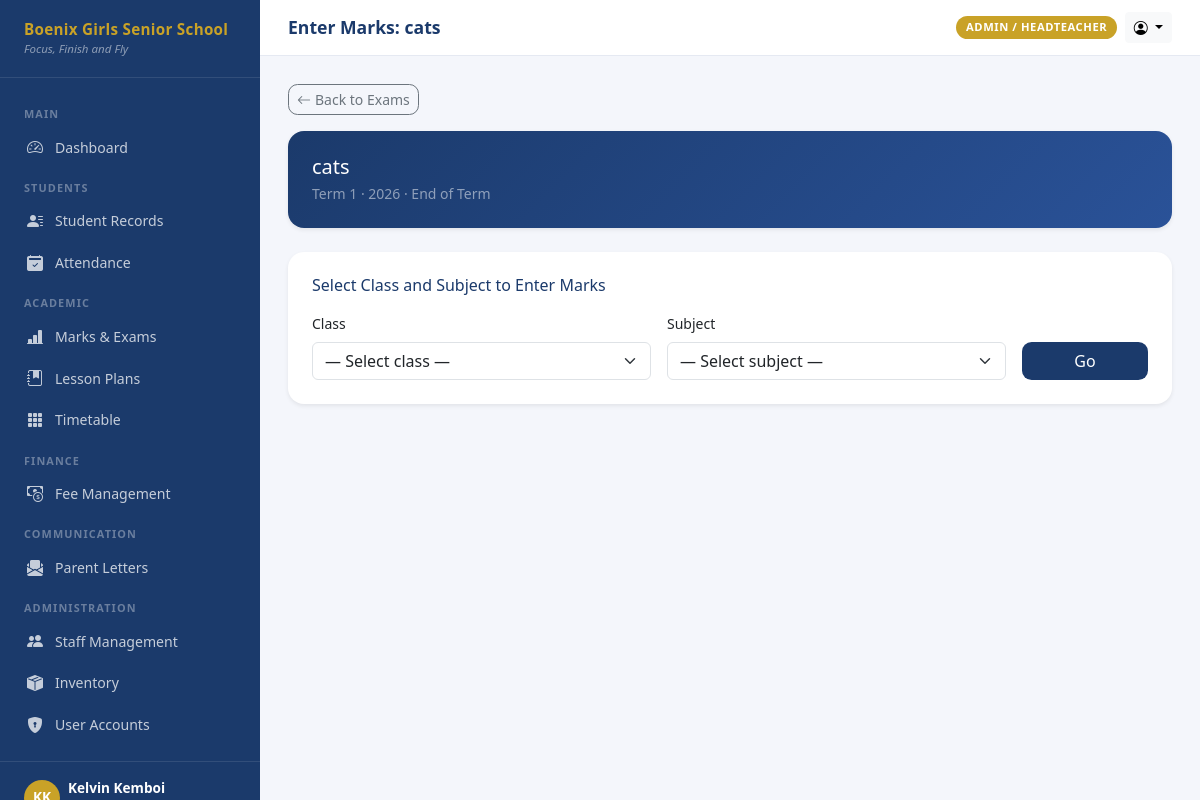
The app's page /exams/1/enter/ (signed in) with its own data.
### accounts/models.py (models this page shows, shortened)
class User(AbstractUser):
    ROLE_ADMIN = 'admin'
    ROLE_CLASS_TEACHER = 'class_teacher'
    ROLE_SUBJECT_TEACHER = 'subject_teacher'
    ROLE_PARENT = 'parent'
    ROLE_BURSAR = 'bursar'
    ROLE_AUDITOR = 'auditor'
    ROLE_CHOICES = [
        (ROLE_ADMIN, 'Admin / Headteacher'),
        (ROLE_CLASS_TEACHER, 'Class Teacher'),
        (ROLE_SUBJECT_TEACHER, 'Subject Teacher'),
        (ROLE_PARENT, 'Parent (View Only)'),
        (ROLE_BURSAR, 'Bursar / Accounts'),
        (ROLE_AUDITOR, 'Auditor'),
    ]
    role = models.CharField(
        max_length=20,
        choices=ROLE_CHOICES,
        default=ROLE_SUBJECT_TEACHER,
    )
    phone = models.CharField(max_length=20, blank=True)
    profile_photo = models.ImageField(upload_to='profiles/', blank=True, null=True)
    is_active = models.BooleanField(default=True)
    class_assigned = models.CharField(max_length=20, blank=True, help_text='e.g. Form 4A')
    class Meta:
        verbose_name = 'User'
        verbose_name_plural = 'Users'
        ordering = ['last_name', 'first_name']
    @property
    def is_admin(self):
        return self.role == self.ROLE_ADMIN or self.is_superuser
    @property
    def can_view_fees(self):
        return self.role in (self.ROLE_ADMIN, self.ROLE_BURSAR, self.ROLE_AUDITOR, self.ROLE_PARENT)
    @property
    def can_enter_marks(self):
        return self.role in (self.ROLE_ADMIN, self.ROLE_CLASS_TEACHER, self.ROLE_SUBJECT_TEACHER)

### exams/models.py (models this page shows, shortened)
class Exam(models.Model):
    TERM_1 = 1
    TERM_2 = 2
    TERM_3 = 3
    TERM_CHOICES = [(1, 'Term 1'), (2, 'Term 2'), (3, 'Term 3')]
    TYPE_OPENER = 'opener'
    TYPE_MID = 'mid'
    TYPE_END = 'end'
    TYPE_MOCK = 'mock'
    TYPE_INTERNAL = 'internal'
    TYPE_CHOICES = [
        (TYPE_OPENER, 'Opener'),
        (TYPE_MID, 'Mid-Term'),
        (TYPE_END, 'End of Term'),
        (TYPE_MOCK, 'Mock / Trial'),
        (TYPE_INTERNAL, 'Internal Assessment'),
    ]
    name = models.CharField(max_length=100)
    exam_type = models.CharField(max_length=20, choices=TYPE_CHOICES, default=TYPE_END)
    term = models.PositiveSmallIntegerField(choices=TERM_CHOICES)
    year = models.PositiveSmallIntegerField()
    streams = models.ManyToManyField(Stream, related_name='exams', blank=True)
    date_start = models.DateField(null=True, blank=True)
    date_end = models.DateField(null=True, blank=True)
    is_published = models.BooleanField(default=False, help_text='Visible to parents when published')
    created_by = models.ForeignKey(
        'accounts.User', on_delete=models.SET_NULL, null=True, related_name='exams_created'
    )
    created_at = models.DateTimeField(auto_now_add=True)
    class Meta:
        ordering = ['-year', '-term', 'name']

### exams/views.py (the view, shortened to what this page needs)
# urls.py: path('<int:exam_pk>/enter/', views.mark_entry_select, name='mark_entry_select'),
@login_required
@teacher_required
def mark_entry_select(request, exam_pk):
    exam = get_object_or_404(Exam, pk=exam_pk)
    if request.user.is_admin:
        sections = ClassSection.objects.filter(
            stream__in=exam.streams.all()
        ).select_related('stream')
        subjects = Subject.objects.all()
    context = {'exam': exam, 'sections': sections, 'subjects': subjects}
    return render(request, 'exams/mark_entry_select.html', context)

### boenix_sms/context_processors.py (called while the page is built)
def school_info(request):
    return {
        'SCHOOL_NAME': settings.SCHOOL_NAME,
        'SCHOOL_SHORT': settings.SCHOOL_SHORT,
        'SCHOOL_MOTTO': settings.SCHOOL_MOTTO,
    }

### students/models.py (called while the page is built)
    def __str__(self):
        return f'{self.stream.name}{self.section}'

### templates/exams/mark_entry_select.html (shortened to what this page needs)
{% extends 'base.html' %}
{% block page_title %}Enter Marks: {{ exam.name }}{% endblock %}
{% block content %}
<div class="mb-3">
  <a href="{% url 'exams:list' %}" class="btn btn-sm btn-outline-secondary" style="border-radius:0.6rem;">
    <i class="bi bi-arrow-left me-1"></i>Back to Exams
  </a>
</div>
<div class="card border-0 shadow-sm p-4 mb-4" style="border-radius:1rem;background:linear-gradient(135deg,#1B3A6B,#2A5298);">
  <h5 class="text-white fw-700 mb-1">{{ exam.name }}</h5>
  <div class="text-white-50 small">{{ exam.get_term_display }} · {{ exam.year }} · {{ exam.get_exam_type_display }}</div>
</div>
<div class="card border-0 shadow-sm p-4" style="border-radius:1rem;">
  <h6 class="fw-700 mb-3" style="color:#1B3A6B;">Select Class and Subject to Enter Marks</h6>
  <form method="get" action="">
    <div class="row g-3 align-items-end">
      <div class="col-md-5">
        <label class="form-label small fw-600">Class</label>
        <select name="section" class="form-select" required>
          <option value="">— Select class —</option>
        </select>
      </div>
      <div class="col-md-5">
        <label class="form-label small fw-600">Subject</label>
        <select name="subject" class="form-select" required>
          <option value="">— Select subject —</option>
        </select>
      </div>
      <div class="col-md-2">
        <button type="submit" class="btn w-100" style="background:#1B3A6B;color:#fff;border-radius:0.6rem;">Go</button>
      </div>
    </div>
  </form>
</div>
{% endblock %}

### templates/base.html (shortened to what this page needs)
<!DOCTYPE html>
<html lang="en">
<head>
  <link href="https://cdn.jsdelivr.net/npm/bootstrap@5.3.3/dist/css/bootstrap.min.css" rel="stylesheet">
  <link href="https://cdn.jsdelivr.net/npm/bootstrap-icons@1.11.3/font/bootstrap-icons.min.css" rel="stylesheet">
</head>
<body>
<div id="sidebar">
  <div class="sidebar-brand">
    <div class="school-name">{{ SCHOOL_NAME }}</div>
    <div class="school-motto">{{ SCHOOL_MOTTO }}</div>
  </div>
  <nav class="sidebar-nav">
    <div class="nav-section-label">Main</div>
    <a href="{% url 'dashboard:home' %}" class="nav-link {% if request.resolver_match.url_name == 'home' %}active{% endif %}">
      <i class="bi bi-speedometer2"></i> Dashboard
    </a>
    {% if user.is_admin or user.is_class_teacher %}
    <div class="nav-section-label">Students</div>
    <a href="/students/" class="nav-link">
      <i class="bi bi-person-lines-fill"></i> Student Records
    </a>
    <a href="/attendance/" class="nav-link">
      <i class="bi bi-calendar2-check-fill"></i> Attendance
    </a>
    {% endif %}
    {% if user.can_enter_marks %}
    <div class="nav-section-label">Academic</div>
    <a href="/exams/" class="nav-link">
      <i class="bi bi-bar-chart-line-fill"></i> Marks & Exams
    </a>
    <a href="/lessons/" class="nav-link">
      <i class="bi bi-journal-bookmark-fill"></i> Lesson Plans
    </a>
    <a href="/timetable/" class="nav-link">
      <i class="bi bi-grid-3x3-gap-fill"></i> Timetable
    </a>
    {% endif %}
    {% if user.can_view_fees %}
    <div class="nav-section-label">Finance</div>
    <a href="/fees/" class="nav-link">
      <i class="bi bi-cash-coin"></i> Fee Management
    </a>
    {% endif %}
    {% if user.is_admin or user.is_class_teacher %}
    <div class="nav-section-label">Communication</div>
    <a href="/letters/" class="nav-link">
      <i class="bi bi-envelope-paper-fill"></i> Parent Letters
    </a>
    {% endif %}
    {% if user.is_admin %}
    <div class="nav-section-label">Administration</div>
    <a href="/staff/" class="nav-link">
      <i class="bi bi-people-fill"></i> Staff Management
    </a>
    <a href="/inventory/" class="nav-link">
      <i class="bi bi-box-seam-fill"></i> Inventory
    </a>
    <a href="{% url 'accounts:user_list' %}" class="nav-link">
      <i class="bi bi-shield-lock-fill"></i> User Accounts
    </a>
    {% endif %}
  </nav>
  <div class="sidebar-footer">
    <div class="d-flex align-items-center gap-2">
      <div class="rounded-circle bg-gold d-flex align-items-center justify-content-center"
           style="width:36px;height:36px;background:var(--boenix-gold);font-weight:700;color:#fff;font-size:0.85rem;flex-shrink:0;">
      </div>
      <div class="overflow-hidden">
        <div class="user-name text-truncate">{{ user.get_full_name }}</div>
      </div>
    </div>
  </div>
</div>
<div id="main">
  <div class="topbar">
    <div class="d-flex align-items-center gap-3">
      <h1 class="page-title">{% block page_title %}Dashboard{% endblock %}</h1>
    </div>
    <div class="d-flex align-items-center gap-2">
      <span class="role-badge">{{ user.get_role_display }}</span>
      <div class="dropdown">
        <button class="btn btn-sm btn-light dropdown-toggle" data-bs-toggle="dropdown">
          <i class="bi bi-person-circle"></i>
        </button>
      </div>
    </div>
  </div>
  <div class="content-area">
    {% block content %}{% endblock %}
  </div>
</div>
</body>
</html>

### templates/base.html (style rules this page uses)
:root { --boenix-navy: #1B3A6B; --boenix-gold: #C9A227; --boenix-gold-light: #F0D070; --sidebar-width: 260px; }
body { background: #F4F6FB; font-family: 'Segoe UI', sans-serif; }
#sidebar { width: var(--sidebar-width); min-height: 100vh; background: var(--boenix-navy); position: fixed; top: 0; left: 0; display: flex; flex-direction: column; z-index: 100; transition: transform 0.25s ease; }
.sidebar-brand { padding: 1.25rem 1.5rem; border-bottom: 1px solid rgba(255,255,255,0.1); }
.sidebar-brand .school-name { color: var(--boenix-gold); font-size: 0.95rem; font-weight: 700; line-height: 1.3; letter-spacing: 0.02em; }
.sidebar-brand .school-motto { color: rgba(255,255,255,0.5); font-size: 0.72rem; font-style: italic; }
.sidebar-nav { flex: 1; padding: 1rem 0; overflow-y: auto; }
.sidebar-nav .nav-section-label { color: rgba(255,255,255,0.35); font-size: 0.68rem; font-weight: 700; text-transform: uppercase; letter-spacing: 0.1em; padding: 0.75rem 1.5rem 0.25rem; }
.sidebar-nav .nav-link { color: rgba(255,255,255,0.75); padding: 0.55rem 1.5rem; font-size: 0.88rem; display: flex; align-items: center; gap: 0.65rem; border-left: 3px solid transparent; transition: all 0.15s; }
.sidebar-nav .nav-link i { font-size: 1rem; width: 1.1rem; }
.sidebar-footer { padding: 1rem 1.5rem; border-top: 1px solid rgba(255,255,255,0.1); }
.sidebar-footer .user-name { color: #fff; font-size: 0.85rem; font-weight: 600; }
#main { margin-left: var(--sidebar-width); min-height: 100vh; display: flex; flex-direction: column; }
.topbar { background: #fff; padding: 0.75rem 1.75rem; border-bottom: 1px solid #E5E9F2; display: flex; align-items: center; justify-content: space-between; position: sticky; top: 0; z-index: 99; }
.topbar .page-title { font-weight: 700; color: var(--boenix-navy); font-size: 1.1rem; margin: 0; }
.content-area { flex: 1; padding: 1.75rem; }
.role-badge { background: var(--boenix-gold); color: #fff; font-size: 0.7rem; font-weight: 700; padding: 0.2rem 0.6rem; border-radius: 1rem; text-transform: uppercase; letter-spacing: 0.05em; }

### records on screen
User: get_full_name "Kelvin Kemboi", role "ADMIN / HEADTEACHER"
Exam: name "cats", term "Term 1", year "2026", exam_type "End of Term"

### other values on screen
{{ SCHOOL_NAME }} "Boenix Girls Senior School"
{{ SCHOOL_MOTTO }} "Focus, Finish and Fly"
